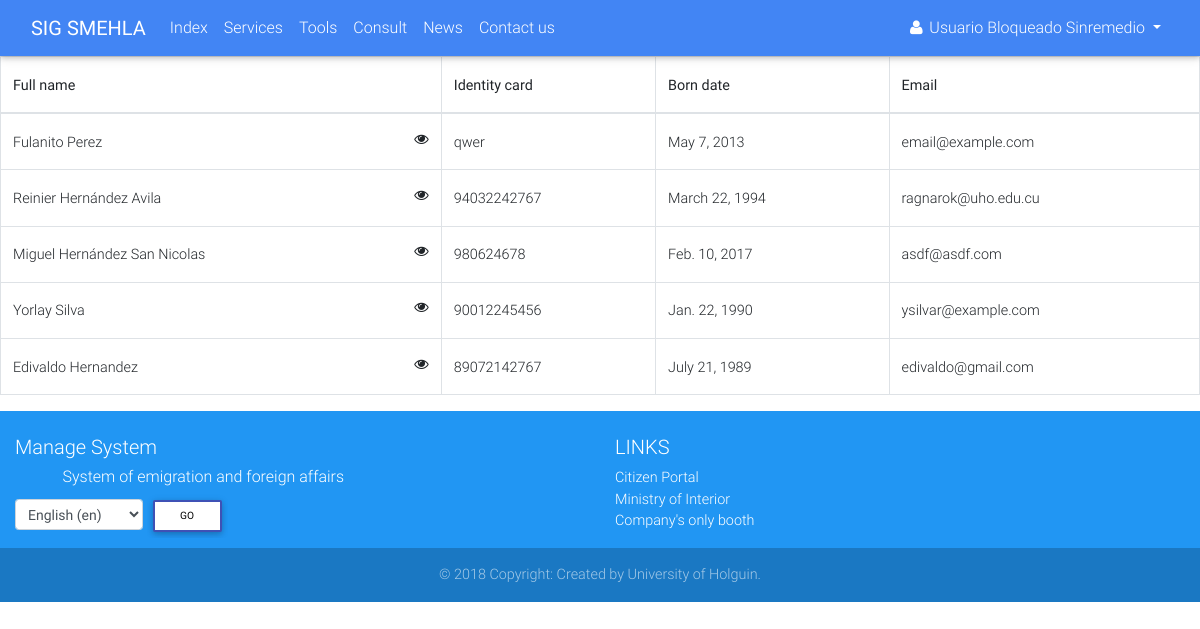
The app's page /client/list/visa/ (signed in), older data.
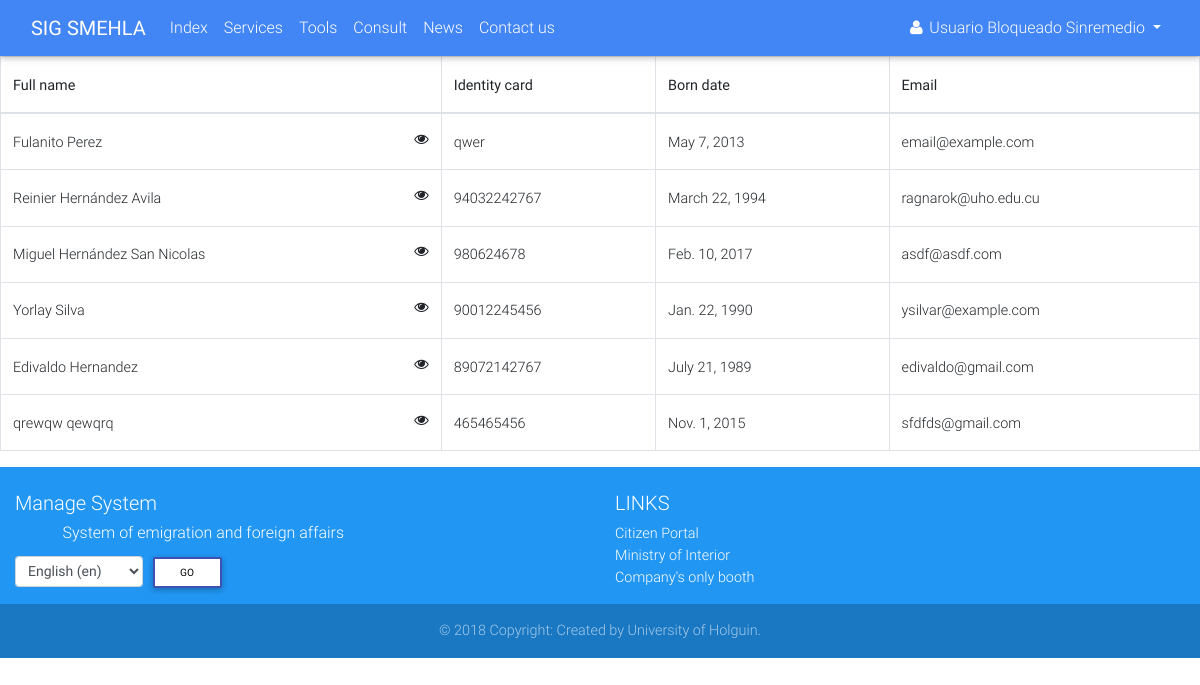
The same page, newer data.
### services/models.py (models this page shows, shortened)
class Client(models.Model):
    CIVIL_STATUS = (
        ('S', _('Single')),
        ('E', _('Engaged')),
        ('M', _('Married')),
        ('W', _('Widower')),
    )
    def upload_file(self, filename):
        ext = filename.split('.')[-1]
        return 'clients/{}.{}'.format(self.ci, ext)
    def upload_image(self, filename):
        ext = filename.split('.')[-1]
        return 'clients/picture/{}.{}'.format(self.first_name, ext)
    ci = models.CharField(_('Identity card'), max_length=13, unique=True)
    picture = models.ImageField(_('Picture'), upload_to=upload_image, null=True, blank=True)
    first_name = models.CharField(_('First name'), max_length=30)
    last_name = models.CharField(_('Last name'), max_length=150)
    born_date = models.DateField(_('Born date'), validators=[validators.validate_born_date])
    civil_status = models.CharField(_('Civil status'), choices=CIVIL_STATUS, max_length=1)
    naturalness = models.CharField(_("Naturalness"), max_length=30)
    nationality = models.CharField(_('Nationality'), max_length=30)
    father = models.CharField(_('Father name'), max_length=200)
    mother = models.CharField(_('Mother name'), max_length=200)
    address = models.TextField(_('Address'))
    email = models.EmailField(_('Email'))
    phone = models.PositiveIntegerField(_('Phone number'))
    data_attachment = models.FileField(_('Data attachment'), upload_to=upload_file, null=True, blank=True)
    def get_full_name(self):
        full_name = '%s %s' % (self.first_name, self.last_name)
        return full_name.strip()
    class Meta:
        verbose_name = _('Client')
        verbose_name_plural = _('Clients')

### services/views.py (the view)
# urls.py: path('client/list/<type>/', views.ClientListView.as_view(), name='client_list'),
class ClientListView(mixins.LoginRequiredMixin, generic.ListView):
    model = models.Client
    def get_context_data(self, *, object_list=None, **kwargs):
        context = super(ClientListView, self).get_context_data(**kwargs)
        context['service_type'] = self.kwargs.get('type')
        return context

### accounts/models.py (called while the page is built)
    def __str__(self):
        if self.first_name and self.last_name:
            return self.get_full_name()
        else:
            return self.username

### services/templates/services/client_list.html (shortened to what this page needs)
{% extends 'navbar.html' %}
{% load i18n %}
{% load static %}
{% block styles %}
    <link rel="stylesheet" href="{% static 'services/css/styles.css' %}">
{% endblock %}
{% block main %}
    <table class="table table-bordered table-hover mouse-pointer" cellspacing="0" width="100%">
        <thead>
        <tr>
            <th class="th-sm">{% trans 'Full name' %}</th>
            <th class="th-sm">{% trans 'Identity card' %}</th>
            <th class="th-sm">{% trans 'Born date' %}</th>
            <th class="th-sm">{% trans 'Email' %}</th>
        </tr>
        </thead>
        <tbody>
        {% for client in client_list %}
            <tr>
                <td>
                    <a href="{% url 'services:service_create' service_type client.pk %}">
                        {{ client.get_full_name }}
                    </a>
                    <i class="fa fa-eye float-lg-right" data-toggle="modal"
                       data-target="#client-{{ forloop.counter }}"></i>
                </td>
                <td>{{ client.ci }}</td>
                <td>{{ client.born_date }}</td>
                <td>{{ client.email }}</td>
            </tr>
        {% endfor %}
        </tbody>
    </table>
{% endblock %}

Row changes from the older to the newer data that the page shows:
added Client: get_full_name "qrewqw qewqrq", ci "465465456", born_date "Nov. 1, 2015", email "sfdfds@gmail.com"
